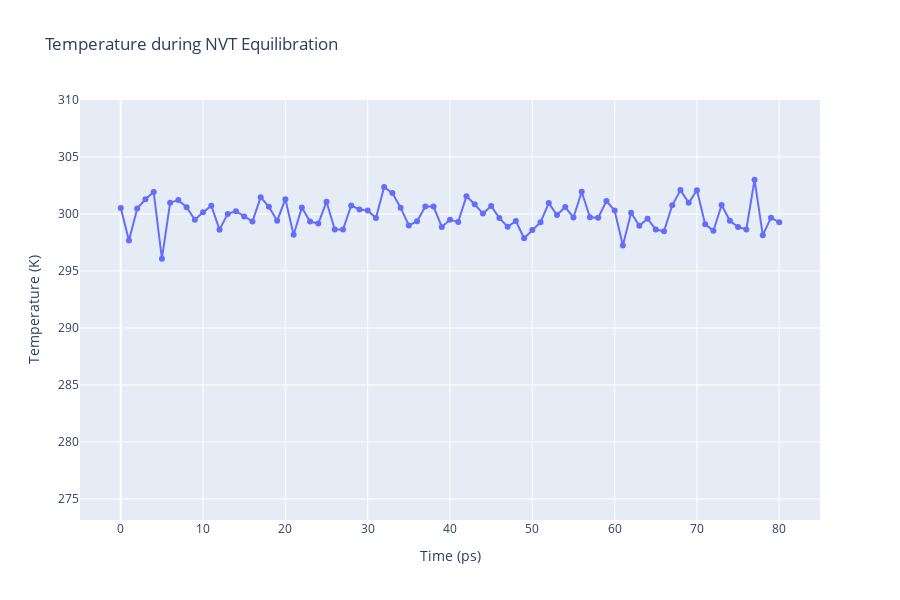

Notebook code for this chart:
### Code cell
import plotly.graph_objs as go

# Read temperature data from file 
with open(output_nvt_temp_xvg, 'r') as temperature_file:
    x, y = zip(*[
        (float(line.split()[0]), float(line.split()[1]))
        for line in temperature_file
        if not line.startswith(("#", "@"))
    ])

# Create a scatter plot
fig = go.Figure(data=go.Scatter(x=x, y=y, mode='lines+markers'))

fig.update_yaxes(range=[273.15, 310])
# Update layout
fig.update_layout(title="Temperature during NVT Equilibration",
                  xaxis_title="Time (ps)",
                  yaxis_title="Temperature (K)",
                  height=600)

# Show the figure (renderer changes for colab and jupyter)
rend = 'colab' if 'google.colab' in sys.modules else ''
fig.show(renderer=rend)

### Figure 1 — Plotly figure (JSON) as saved in the notebook; plotly's stock layout.template omitted (floating-point values rounded to 4 significant figures)
{"data": [{"mode": "lines+markers", "type": "scatter", "x": [0, 1, 2, 3, 4, 5, 6, 7, 8, 9, 10, 11, 12, 13, 14, 15, 16, 17, 18, 19, 20, 21, 22, 23, 24, 25, 26, 27, 28, 29, 30, 31, 32, 33, 34, 35, 36, 37, 38, 39, 40, 41, 42, 43, 44, 45, 46, 47, 48, 49, 50, 51, 52, 53, 54, 55, 56, 57, 58, 59, 60, 61, 62, 63, 64, 65, 66, 67, 68, 69, 70, 71, 72, 73, 74, 75, 76, 77, 78, 79, 80], "y": [300.5, 297.7, 300.5, 301.3, 301.9, 296.1, 301.0, 301.2, 300.6, 299.5, 300.1, 300.7, 298.6, 300.0, 300.2, 299.8, 299.3, 301.5, 300.6, 299.4, 301.3, 298.2, 300.6, 299.3, 299.2, 301.1, 298.6, 298.6, 300.7, 300.4, 300.3, 299.6, 302.4, 301.8, 300.6, 299.0, 299.4, 300.7, 300.6, 298.9, 299.5, 299.3, 301.6, 300.8, 300.0, 300.7, 299.6, 298.9, 299.4, 297.9, 298.6, 299.3, 301.0, 299.9, 300.6, 299.7, 301.9, 299.7, 299.7, 301.1, 300.3, 297.2, 300.1, 299.0, 299.6, 298.6, 298.5, 300.8, 302.1, 301.0, 302.1, 299.1, 298.5, 300.8, 299.4, 298.9, 298.6, 303.0, 298.1, 299.7, 299.3]}], "layout": {"height": 600, "title": {"text": "Temperature during NVT Equilibration"}, "xaxis": {"title": {"text": "Time (ps)"}}, "yaxis": {"range": [273.1, 310], "title": {"text": "Temperature (K)"}}}}
